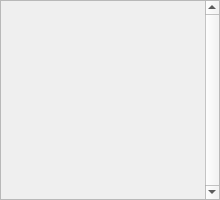
<?xml version="1.0" encoding="UTF-8"?>
<ui version="4.0">
 <class>QtAccountsListWidget</class>
 <widget class="QScrollArea" name="QtAccountsListWidget">
  <property name="geometry">
   <rect>
    <x>0</x>
    <y>0</y>
    <width>220</width>
    <height>200</height>
   </rect>
  </property>
  <property name="sizePolicy">
   <sizepolicy hsizetype="Preferred" vsizetype="MinimumExpanding">
    <horstretch>0</horstretch>
    <verstretch>0</verstretch>
   </sizepolicy>
  </property>
  <property name="minimumSize">
   <size>
    <width>215</width>
    <height>106</height>
   </size>
  </property>
  <property name="windowTitle">
   <string>ScrollArea</string>
  </property>
  <property name="verticalScrollBarPolicy">
   <enum>Qt::ScrollBarAlwaysOn</enum>
  </property>
  <property name="horizontalScrollBarPolicy">
   <enum>Qt::ScrollBarAlwaysOff</enum>
  </property>
  <property name="widgetResizable">
   <bool>true</bool>
  </property>
  <property name="alignment">
   <set>Qt::AlignLeading|Qt::AlignLeft|Qt::AlignTop</set>
  </property>
  <widget class="QWidget" name="areaWidget_">
   <property name="geometry">
    <rect>
     <x>0</x>
     <y>0</y>
     <width>205</width>
     <height>198</height>
    </rect>
   </property>
   <property name="sizePolicy">
    <sizepolicy hsizetype="Preferred" vsizetype="MinimumExpanding">
     <horstretch>0</horstretch>
     <verstretch>0</verstretch>
    </sizepolicy>
   </property>
   <layout class="QVBoxLayout" name="verticalLayout_4">
    <property name="spacing">
     <number>2</number>
    </property>
    <property name="leftMargin">
     <number>2</number>
    </property>
    <property name="topMargin">
     <number>2</number>
    </property>
    <property name="rightMargin">
     <number>4</number>
    </property>
    <property name="bottomMargin">
     <number>2</number>
    </property>
    <item>
     <layout class="QVBoxLayout" name="verticalLayout_3"/>
    </item>
   </layout>
  </widget>
 </widget>
 <resources/>
 <connections/>
</ui>
